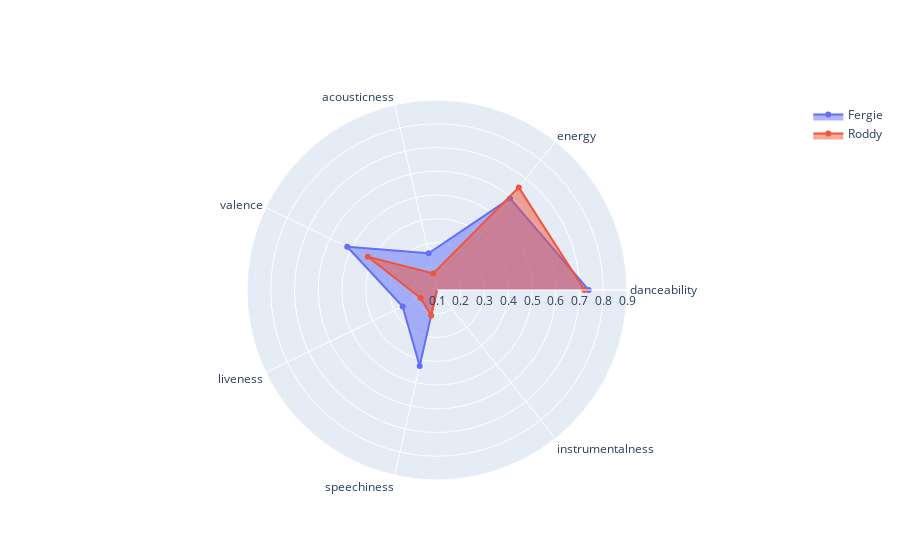

This figure's notebook cell:
### Code cell
categories = ['danceability','energy',
              'acousticness', 'valence',
              'liveness', 'speechiness',
             'instrumentalness']

fig = go.Figure()

fig.add_trace(go.Scatterpolar(
      r=[fergie['danceability'].mean(),fergie['energy'].mean(), 
         fergie['acousticness'].mean(),fergie['valence'].mean(),
        fergie['liveness'].mean(), fergie['speechiness'].mean(),
         fergie['instrumentalness'].mean()],
      theta=categories,
      fill='toself',
      name='Fergie'
))
fig.add_trace(go.Scatterpolar(
      r=[roddy_rich['danceability'].mean(),roddy_rich['energy'].mean(), 
         roddy_rich['acousticness'].mean(), roddy_rich['valence'].mean(),
        roddy_rich['liveness'].mean(),roddy_rich['speechiness'].mean(),
        roddy_rich['instrumentalness'].mean()],
      theta=categories,
      fill='toself',
      name='Roddy'
))

fig.update_layout(
  polar=dict(
    radialaxis=dict(
      visible=True,
    range =[0.1,.9]
    )),
  showlegend=True
)
fig.show()

### Figure 1 — Plotly figure (JSON) as saved in the notebook; plotly's stock layout.template omitted (floating-point values rounded to 4 significant figures)
{"data": [{"fill": "toself", "name": "Fergie", "r": [0.7384, 0.5933, 0.2583, 0.5197, 0.2605, 0.4281, 2.22e-07], "theta": ["danceability", "energy", "acousticness", "valence", "liveness", "speechiness", "instrumentalness"], "type": "scatterpolar"}, {"fill": "toself", "name": "Roddy", "r": [0.7209, 0.6525, 0.1716, 0.4234, 0.1769, 0.2102, 0.00159], "theta": ["danceability", "energy", "acousticness", "valence", "liveness", "speechiness", "instrumentalness"], "type": "scatterpolar"}], "layout": {"polar": {"radialaxis": {"range": [0.1, 0.9], "visible": true}}, "showlegend": true}}
